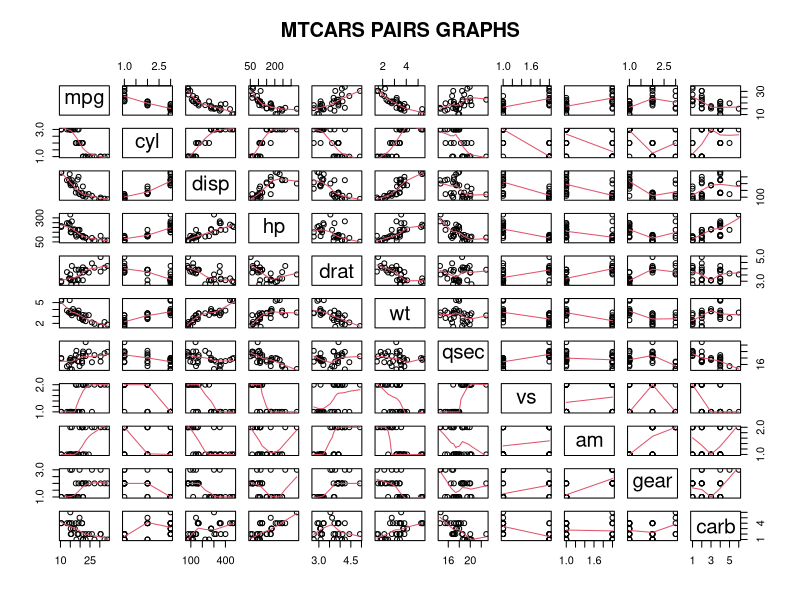
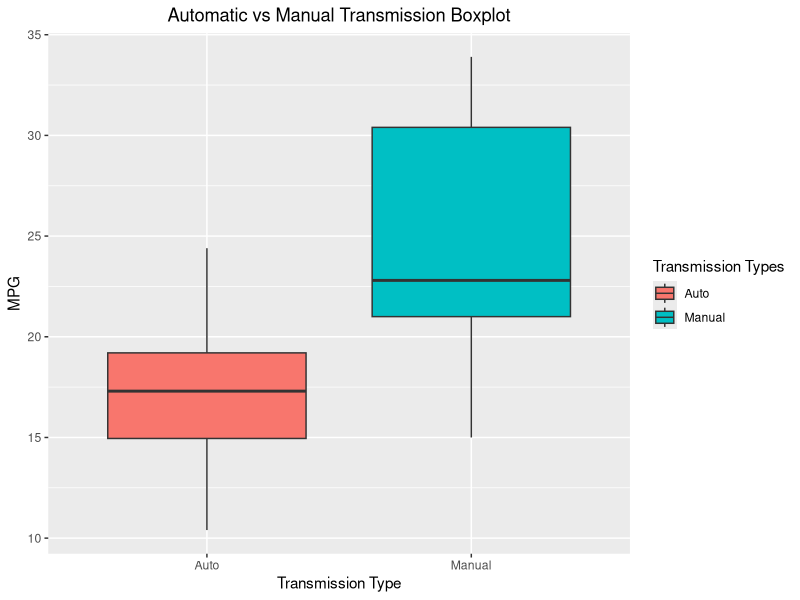
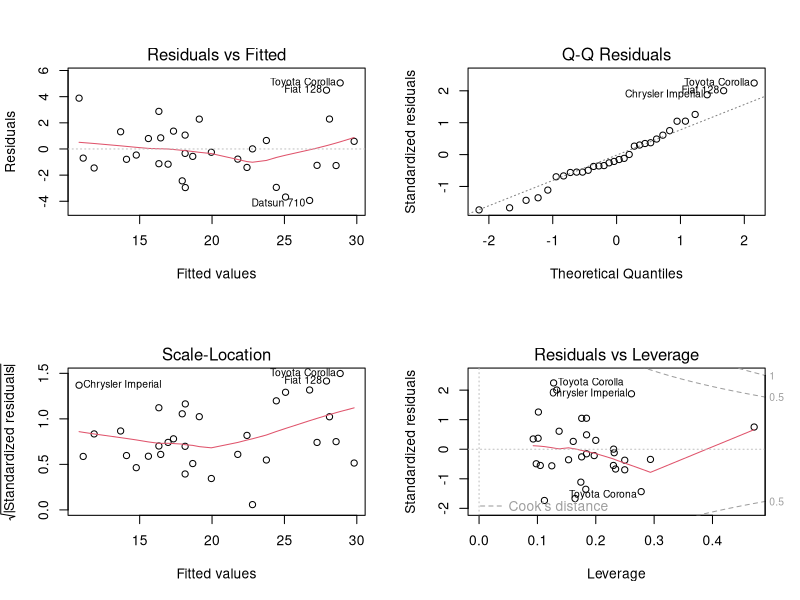

Here is the R script that generated these plots, in order:
## ---- chunk 1
knitr::opts_chunk$set(echo = TRUE)
## ---- chunk 2
# data loading
library(datasets)
data(mtcars)

# data structure
print(str(mtcars))
## ---- chunk 3
#data wrangling
mtcars$cyl <- as.factor(mtcars$cyl); mtcars$vs <- as.factor(mtcars$vs)
mtcars$gear <- as.factor(mtcars$gear); mtcars$carb <- as.factor(mtcars$carb)
mtcars$am <- as.factor(mtcars$am)

#renaming the level
levels(mtcars$am) <- c("Auto", "Manual")
## ---- chunk 4
simple_fit <- lm(mpg ~ am, mtcars)
summary(simple_fit)
## ---- chunk 5
fit_all <- lm(mpg ~ ., mtcars)
summary(fit_all)
## ---- chunk 6
cor(mtcars[c('disp','hp','drat','wt','qsec')])
## ---- chunk 7
best_fit <- step(fit_all,direction='both',trace = 0)
summary(best_fit)
## ---- chunk 8
anova(simple_fit,best_fit,fit_all)
## ---- chunk 9
best_fit$coefficients
## ---- chunk 10
confint(best_fit,'amManual')
## ---- chunk 11
coeff <- dfbetas(best_fit)
amManual_coef <- coeff[,6]
head(sort(amManual_coef,decreasing = TRUE))
## ---- chunk 12
leverage <- hatvalues(best_fit)
head(sort(leverage,decreasing = TRUE))
## ---- chunk 13
pairs(mtcars, panel = panel.smooth, main = "MTCARS PAIRS GRAPHS")
## ---- chunk 14
library(ggplot2)
transTyp <- ggplot(aes(x=am, y=mpg), data=mtcars) + geom_boxplot(aes(fill=am))
transTyp <- transTyp + labs(title = "Automatic vs Manual Transmission Boxplot")
transTyp <- transTyp + xlab("Transmission Type")+ ylab("MPG")
transTyp <- transTyp + labs(fill = "Transmission Types")
transTyp <- transTyp + theme(plot.title = element_text(hjust = 0.5))
transTyp
## ---- chunk 15
par(mfrow = c(2, 2))
plot(best_fit)
